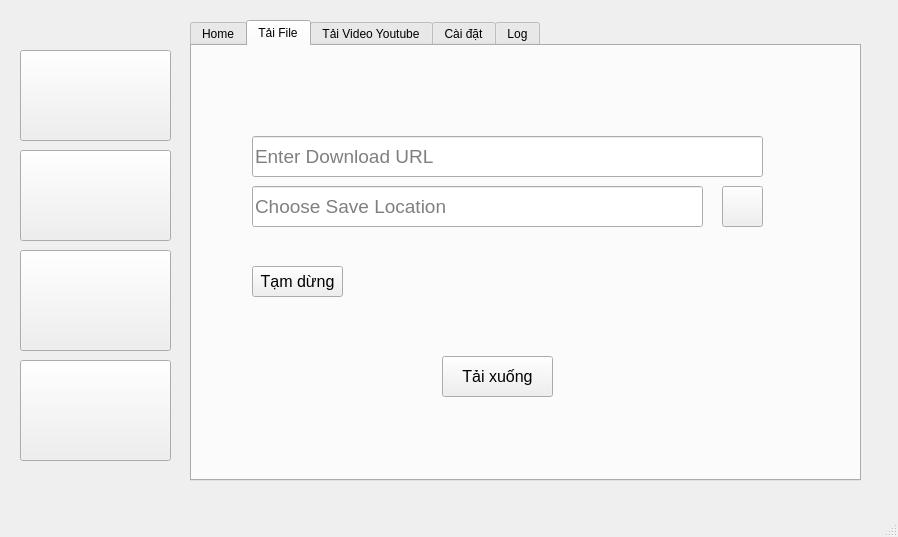
<?xml version="1.0" encoding="UTF-8"?>
<ui version="4.0">
 <class>MainWindow</class>
 <widget class="QMainWindow" name="MainWindow">
  <property name="geometry">
   <rect>
    <x>0</x>
    <y>0</y>
    <width>898</width>
    <height>537</height>
   </rect>
  </property>
  <property name="windowTitle">
   <string>Download Manager</string>
  </property>
  <widget class="QWidget" name="centralwidget">
   <widget class="QTabWidget" name="tabWidget">
    <property name="geometry">
     <rect>
      <x>190</x>
      <y>20</y>
      <width>671</width>
      <height>461</height>
     </rect>
    </property>
    <property name="font">
     <font>
      <family>Segoe UI</family>
     </font>
    </property>
    <property name="currentIndex">
     <number>1</number>
    </property>
    <widget class="QWidget" name="tab_5">
     <attribute name="title">
      <string>Home</string>
     </attribute>
     <widget class="QGroupBox" name="groupBox">
      <property name="geometry">
       <rect>
        <x>60</x>
        <y>70</y>
        <width>231</width>
        <height>111</height>
       </rect>
      </property>
      <property name="title">
       <string/>
      </property>
      <widget class="QLabel" name="label_8">
       <property name="geometry">
        <rect>
         <x>20</x>
         <y>20</y>
         <width>61</width>
         <height>71</height>
        </rect>
       </property>
       <property name="text">
        <string/>
       </property>
       <property name="pixmap">
        <pixmap resource="../photo.qrc">:/icons/home_download.png</pixmap>
       </property>
       <property name="scaledContents">
        <bool>true</bool>
       </property>
      </widget>
      <widget class="QLabel" name="label_9">
       <property name="geometry">
        <rect>
         <x>100</x>
         <y>20</y>
         <width>121</width>
         <height>61</height>
        </rect>
       </property>
       <property name="font">
        <font>
         <pointsize>16</pointsize>
        </font>
       </property>
       <property name="text">
        <string>Tải xuống file bất kì</string>
       </property>
       <property name="wordWrap">
        <bool>true</bool>
       </property>
      </widget>
     </widget>
     <widget class="QGroupBox" name="groupBox_2">
      <property name="geometry">
       <rect>
        <x>360</x>
        <y>70</y>
        <width>231</width>
        <height>111</height>
       </rect>
      </property>
      <property name="title">
       <string/>
      </property>
      <widget class="QLabel" name="label_10">
       <property name="geometry">
        <rect>
         <x>20</x>
         <y>20</y>
         <width>61</width>
         <height>71</height>
        </rect>
       </property>
       <property name="text">
        <string/>
       </property>
       <property name="pixmap">
        <pixmap resource="../photo.qrc">:/icons/youtube.png</pixmap>
       </property>
       <property name="scaledContents">
        <bool>true</bool>
       </property>
      </widget>
      <widget class="QLabel" name="label_13">
       <property name="geometry">
        <rect>
         <x>100</x>
         <y>20</y>
         <width>121</width>
         <height>61</height>
        </rect>
       </property>
       <property name="font">
        <font>
         <pointsize>16</pointsize>
        </font>
       </property>
       <property name="text">
        <string>Tải Video Youtube</string>
       </property>
       <property name="wordWrap">
        <bool>true</bool>
       </property>
      </widget>
     </widget>
     <widget class="QGroupBox" name="groupBox_3">
      <property name="geometry">
       <rect>
        <x>60</x>
        <y>230</y>
        <width>231</width>
        <height>111</height>
       </rect>
      </property>
      <property name="title">
       <string/>
      </property>
      <widget class="QLabel" name="label_11">
       <property name="geometry">
        <rect>
         <x>20</x>
         <y>20</y>
         <width>61</width>
         <height>71</height>
        </rect>
       </property>
       <property name="text">
        <string/>
       </property>
       <property name="pixmap">
        <pixmap resource="../photo.qrc">:/icons/home_youtube.png</pixmap>
       </property>
       <property name="scaledContents">
        <bool>true</bool>
       </property>
      </widget>
      <widget class="QLabel" name="label_14">
       <property name="geometry">
        <rect>
         <x>100</x>
         <y>20</y>
         <width>121</width>
         <height>61</height>
        </rect>
       </property>
       <property name="font">
        <font>
         <pointsize>16</pointsize>
        </font>
       </property>
       <property name="text">
        <string>Tải Playlist Youtube</string>
       </property>
       <property name="wordWrap">
        <bool>true</bool>
       </property>
      </widget>
      <widget class="QLabel" name="label_15">
       <property name="geometry">
        <rect>
         <x>400</x>
         <y>20</y>
         <width>121</width>
         <height>61</height>
        </rect>
       </property>
       <property name="font">
        <font>
         <pointsize>10</pointsize>
        </font>
       </property>
       <property name="text">
        <string>Tải Video Youtube</string>
       </property>
      </widget>
     </widget>
     <widget class="QGroupBox" name="groupBox_4">
      <property name="geometry">
       <rect>
        <x>360</x>
        <y>230</y>
        <width>231</width>
        <height>111</height>
       </rect>
      </property>
      <property name="title">
       <string/>
      </property>
      <widget class="QLabel" name="label_12">
       <property name="geometry">
        <rect>
         <x>20</x>
         <y>20</y>
         <width>61</width>
         <height>71</height>
        </rect>
       </property>
       <property name="text">
        <string/>
       </property>
       <property name="pixmap">
        <pixmap resource="../photo.qrc">:/icons/home_settings.png</pixmap>
       </property>
       <property name="scaledContents">
        <bool>true</bool>
       </property>
      </widget>
      <widget class="QLabel" name="label_16">
       <property name="geometry">
        <rect>
         <x>100</x>
         <y>20</y>
         <width>121</width>
         <height>61</height>
        </rect>
       </property>
       <property name="font">
        <font>
         <pointsize>16</pointsize>
        </font>
       </property>
       <property name="text">
        <string>Cài đặt</string>
       </property>
       <property name="wordWrap">
        <bool>true</bool>
       </property>
      </widget>
     </widget>
    </widget>
    <widget class="QWidget" name="tab">
     <attribute name="title">
      <string>Tải File</string>
     </attribute>
     <widget class="QPushButton" name="pushButton">
      <property name="geometry">
       <rect>
        <x>250</x>
        <y>310</y>
        <width>111</width>
        <height>41</height>
       </rect>
      </property>
      <property name="font">
       <font>
        <pointsize>12</pointsize>
       </font>
      </property>
      <property name="text">
       <string>Tải xuống</string>
      </property>
     </widget>
     <widget class="QLineEdit" name="lineEdit">
      <property name="geometry">
       <rect>
        <x>60</x>
        <y>90</y>
        <width>511</width>
        <height>41</height>
       </rect>
      </property>
      <property name="font">
       <font>
        <pointsize>14</pointsize>
       </font>
      </property>
      <property name="text">
       <string/>
      </property>
      <property name="placeholderText">
       <string>Enter Download URL</string>
      </property>
     </widget>
     <widget class="QLineEdit" name="lineEdit_2">
      <property name="geometry">
       <rect>
        <x>60</x>
        <y>140</y>
        <width>451</width>
        <height>41</height>
       </rect>
      </property>
      <property name="font">
       <font>
        <pointsize>14</pointsize>
       </font>
      </property>
      <property name="text">
       <string/>
      </property>
      <property name="placeholderText">
       <string>Choose Save Location</string>
      </property>
     </widget>
     <widget class="QPushButton" name="pushButton_2">
      <property name="geometry">
       <rect>
        <x>530</x>
        <y>140</y>
        <width>41</width>
        <height>41</height>
       </rect>
      </property>
      <property name="text">
       <string/>
      </property>
      <property name="icon">
       <iconset resource="../photo.qrc">
        <normaloff>:/icons/browse.png</normaloff>:/icons/browse.png</iconset>
      </property>
      <property name="iconSize">
       <size>
        <width>46</width>
        <height>32</height>
       </size>
      </property>
     </widget>
     <widget class="QPushButton" name="pushButton_14">
      <property name="geometry">
       <rect>
        <x>60</x>
        <y>220</y>
        <width>91</width>
        <height>31</height>
       </rect>
      </property>
      <property name="font">
       <font>
        <pointsize>12</pointsize>
       </font>
      </property>
      <property name="text">
       <string>Tạm dừng</string>
      </property>
     </widget>
    </widget>
    <widget class="QWidget" name="tab_2">
     <attribute name="title">
      <string>Tải Video Youtube</string>
     </attribute>
     <widget class="QTabWidget" name="tabWidget_2">
      <property name="geometry">
       <rect>
        <x>10</x>
        <y>10</y>
        <width>641</width>
        <height>411</height>
       </rect>
      </property>
      <property name="font">
       <font>
        <family>Segoe UI</family>
       </font>
      </property>
      <property name="currentIndex">
       <number>1</number>
      </property>
      <widget class="QWidget" name="tab_3">
       <attribute name="title">
        <string>1 Video</string>
       </attribute>
       <widget class="QLineEdit" name="lineEdit_3">
        <property name="geometry">
         <rect>
          <x>50</x>
          <y>30</y>
          <width>471</width>
          <height>41</height>
         </rect>
        </property>
        <property name="font">
         <font>
          <pointsize>14</pointsize>
         </font>
        </property>
        <property name="text">
         <string/>
        </property>
        <property name="placeholderText">
         <string>Enter Video URL</string>
        </property>
       </widget>
       <widget class="QLineEdit" name="lineEdit_4">
        <property name="geometry">
         <rect>
          <x>50</x>
          <y>80</y>
          <width>471</width>
          <height>41</height>
         </rect>
        </property>
        <property name="font">
         <font>
          <pointsize>14</pointsize>
         </font>
        </property>
        <property name="text">
         <string/>
        </property>
        <property name="placeholderText">
         <string>Choose Save Location</string>
        </property>
       </widget>
       <widget class="QPushButton" name="pushButton_3">
        <property name="geometry">
         <rect>
          <x>530</x>
          <y>80</y>
          <width>41</width>
          <height>41</height>
         </rect>
        </property>
        <property name="font">
         <font>
          <pointsize>11</pointsize>
         </font>
        </property>
        <property name="text">
         <string/>
        </property>
        <property name="icon">
         <iconset resource="../photo.qrc">
          <normaloff>:/icons/browse.png</normaloff>:/icons/browse.png</iconset>
        </property>
        <property name="iconSize">
         <size>
          <width>46</width>
          <height>32</height>
         </size>
        </property>
       </widget>
       <widget class="QProgressBar" name="progressBar_2">
        <property name="geometry">
         <rect>
          <x>50</x>
          <y>190</y>
          <width>561</width>
          <height>23</height>
         </rect>
        </property>
        <property name="value">
         <number>0</number>
        </property>
       </widget>
       <widget class="QPushButton" name="pushButton_4">
        <property name="geometry">
         <rect>
          <x>220</x>
          <y>310</y>
          <width>131</width>
          <height>41</height>
         </rect>
        </property>
        <property name="font">
         <font>
          <pointsize>12</pointsize>
         </font>
        </property>
        <property name="text">
         <string>Tải xuống</string>
        </property>
       </widget>
       <widget class="QLabel" name="label">
        <property name="geometry">
         <rect>
          <x>50</x>
          <y>140</y>
          <width>181</width>
          <height>31</height>
         </rect>
        </property>
        <property name="font">
         <font>
          <pointsize>13</pointsize>
         </font>
        </property>
        <property name="text">
         <string>Chất lượng Video</string>
        </property>
       </widget>
       <widget class="QComboBox" name="comboBox">
        <property name="geometry">
         <rect>
          <x>220</x>
          <y>150</y>
          <width>301</width>
          <height>22</height>
         </rect>
        </property>
       </widget>
       <widget class="QPushButton" name="pushButton_5">
        <property name="geometry">
         <rect>
          <x>530</x>
          <y>30</y>
          <width>41</width>
          <height>41</height>
         </rect>
        </property>
        <property name="font">
         <font>
          <pointsize>11</pointsize>
         </font>
        </property>
        <property name="text">
         <string/>
        </property>
        <property name="icon">
         <iconset resource="../photo.qrc">
          <normaloff>:/icons/check.png</normaloff>:/icons/check.png</iconset>
        </property>
        <property name="iconSize">
         <size>
          <width>46</width>
          <height>32</height>
         </size>
        </property>
       </widget>
       <widget class="QLabel" name="label_5">
        <property name="geometry">
         <rect>
          <x>190</x>
          <y>230</y>
          <width>221</width>
          <height>31</height>
         </rect>
        </property>
        <property name="text">
         <string/>
        </property>
       </widget>
      </widget>
      <widget class="QWidget" name="tab_4">
       <attribute name="title">
        <string>Full Playlist</string>
       </attribute>
       <widget class="QLineEdit" name="lineEdit_5">
        <property name="geometry">
         <rect>
          <x>50</x>
          <y>30</y>
          <width>521</width>
          <height>41</height>
         </rect>
        </property>
        <property name="font">
         <font>
          <pointsize>14</pointsize>
         </font>
        </property>
        <property name="text">
         <string/>
        </property>
        <property name="placeholderText">
         <string>Enter Playlist URL</string>
        </property>
       </widget>
       <widget class="QLineEdit" name="lineEdit_6">
        <property name="geometry">
         <rect>
          <x>50</x>
          <y>80</y>
          <width>461</width>
          <height>41</height>
         </rect>
        </property>
        <property name="font">
         <font>
          <pointsize>14</pointsize>
         </font>
        </property>
        <property name="text">
         <string/>
        </property>
        <property name="placeholderText">
         <string>Choose Save Location</string>
        </property>
       </widget>
       <widget class="QPushButton" name="pushButton_6">
        <property name="geometry">
         <rect>
          <x>520</x>
          <y>80</y>
          <width>41</width>
          <height>41</height>
         </rect>
        </property>
        <property name="font">
         <font>
          <pointsize>11</pointsize>
         </font>
        </property>
        <property name="text">
         <string/>
        </property>
        <property name="icon">
         <iconset resource="../photo.qrc">
          <normaloff>:/icons/browse.png</normaloff>:/icons/browse.png</iconset>
        </property>
        <property name="iconSize">
         <size>
          <width>46</width>
          <height>32</height>
         </size>
        </property>
       </widget>
       <widget class="QProgressBar" name="progressBar_3">
        <property name="geometry">
         <rect>
          <x>40</x>
          <y>250</y>
          <width>551</width>
          <height>23</height>
         </rect>
        </property>
        <property name="value">
         <number>0</number>
        </property>
       </widget>
       <widget class="QLabel" name="label_2">
        <property name="geometry">
         <rect>
          <x>50</x>
          <y>140</y>
          <width>151</width>
          <height>21</height>
         </rect>
        </property>
        <property name="font">
         <font>
          <pointsize>13</pointsize>
         </font>
        </property>
        <property name="text">
         <string>Chất lượng video</string>
        </property>
       </widget>
       <widget class="QComboBox" name="comboBox_2">
        <property name="geometry">
         <rect>
          <x>230</x>
          <y>140</y>
          <width>331</width>
          <height>22</height>
         </rect>
        </property>
        <item>
         <property name="text">
          <string>1080p</string>
         </property>
        </item>
        <item>
         <property name="text">
          <string>720p</string>
         </property>
        </item>
        <item>
         <property name="text">
          <string>480p</string>
         </property>
        </item>
        <item>
         <property name="text">
          <string>360p</string>
         </property>
        </item>
        <item>
         <property name="text">
          <string>240p</string>
         </property>
        </item>
       </widget>
       <widget class="QPushButton" name="pushButton_7">
        <property name="geometry">
         <rect>
          <x>230</x>
          <y>330</y>
          <width>131</width>
          <height>41</height>
         </rect>
        </property>
        <property name="font">
         <font>
          <pointsize>12</pointsize>
         </font>
        </property>
        <property name="text">
         <string>Tải xuống</string>
        </property>
       </widget>
       <widget class="QLabel" name="label_3">
        <property name="geometry">
         <rect>
          <x>50</x>
          <y>190</y>
          <width>121</width>
          <height>21</height>
         </rect>
        </property>
        <property name="font">
         <font>
          <pointsize>13</pointsize>
         </font>
        </property>
        <property name="text">
         <string>Video hiện tại</string>
        </property>
       </widget>
       <widget class="QLabel" name="label_4">
        <property name="geometry">
         <rect>
          <x>320</x>
          <y>180</y>
          <width>141</width>
          <height>31</height>
         </rect>
        </property>
        <property name="font">
         <font>
          <pointsize>13</pointsize>
         </font>
        </property>
        <property name="text">
         <string>Số Video trong list</string>
        </property>
       </widget>
       <widget class="QLCDNumber" name="lcdNumber">
        <property name="geometry">
         <rect>
          <x>190</x>
          <y>180</y>
          <width>81</width>
          <height>31</height>
         </rect>
        </property>
        <property name="font">
         <font>
          <pointsize>27</pointsize>
         </font>
        </property>
        <property name="styleSheet">
         <string notr="true">color: rgb(0, 0, 0);</string>
        </property>
       </widget>
       <widget class="QLCDNumber" name="lcdNumber_2">
        <property name="geometry">
         <rect>
          <x>480</x>
          <y>180</y>
          <width>81</width>
          <height>31</height>
         </rect>
        </property>
        <property name="font">
         <font>
          <pointsize>27</pointsize>
         </font>
        </property>
        <property name="styleSheet">
         <string notr="true">color: rgb(0, 0, 0);</string>
        </property>
       </widget>
       <widget class="QLabel" name="label_6">
        <property name="geometry">
         <rect>
          <x>190</x>
          <y>280</y>
          <width>241</width>
          <height>41</height>
         </rect>
        </property>
        <property name="text">
         <string/>
        </property>
       </widget>
      </widget>
     </widget>
    </widget>
    <widget class="QWidget" name="tab_6">
     <attribute name="title">
      <string>Cài đặt</string>
     </attribute>
     <widget class="QPushButton" name="pushButton_12">
      <property name="geometry">
       <rect>
        <x>120</x>
        <y>240</y>
        <width>131</width>
        <height>121</height>
       </rect>
      </property>
      <property name="styleSheet">
       <string notr="true">background-color: #323232;</string>
      </property>
      <property name="text">
       <string/>
      </property>
     </widget>
     <widget class="QLabel" name="label_7">
      <property name="geometry">
       <rect>
        <x>230</x>
        <y>100</y>
        <width>261</width>
        <height>71</height>
       </rect>
      </property>
      <property name="font">
       <font>
        <pointsize>16</pointsize>
       </font>
      </property>
      <property name="text">
       <string>Chọn phông hiển thị</string>
      </property>
     </widget>
     <widget class="QPushButton" name="pushButton_13">
      <property name="geometry">
       <rect>
        <x>270</x>
        <y>240</y>
        <width>131</width>
        <height>121</height>
       </rect>
      </property>
      <property name="styleSheet">
       <string notr="true">background-color: #19232D;</string>
      </property>
      <property name="text">
       <string/>
      </property>
     </widget>
     <widget class="QPushButton" name="pushButton_15">
      <property name="geometry">
       <rect>
        <x>420</x>
        <y>240</y>
        <width>131</width>
        <height>121</height>
       </rect>
      </property>
      <property name="styleSheet">
       <string notr="true">background-color: #302F2F;</string>
      </property>
      <property name="text">
       <string/>
      </property>
     </widget>
    </widget>
    <widget class="QWidget" name="tab_7">
     <attribute name="title">
      <string>Log</string>
     </attribute>
     <widget class="QTextEdit" name="textEdit">
      <property name="geometry">
       <rect>
        <x>40</x>
        <y>60</y>
        <width>601</width>
        <height>351</height>
       </rect>
      </property>
      <property name="sizePolicy">
       <sizepolicy hsizetype="Expanding" vsizetype="Expanding">
        <horstretch>0</horstretch>
        <verstretch>0</verstretch>
       </sizepolicy>
      </property>
      <property name="font">
       <font>
        <pointsize>13</pointsize>
       </font>
      </property>
      <property name="readOnly">
       <bool>true</bool>
      </property>
      <property name="html">
       <string>&lt;!DOCTYPE HTML PUBLIC &quot;-//W3C//DTD HTML 4.0//EN&quot; &quot;http://www.w3.org/TR/REC-html40/strict.dtd&quot;&gt;
&lt;html&gt;&lt;head&gt;&lt;meta name=&quot;qrichtext&quot; content=&quot;1&quot; /&gt;&lt;style type=&quot;text/css&quot;&gt;
p, li { white-space: pre-wrap; }
&lt;/style&gt;&lt;/head&gt;&lt;body style=&quot; font-family:'Segoe UI'; font-size:13pt; font-weight:400; font-style:normal;&quot;&gt;
&lt;p style=&quot;-qt-paragraph-type:empty; margin-top:0px; margin-bottom:0px; margin-left:0px; margin-right:0px; -qt-block-indent:0; text-indent:0px;&quot;&gt;&lt;br /&gt;&lt;/p&gt;&lt;/body&gt;&lt;/html&gt;</string>
      </property>
     </widget>
     <widget class="QLabel" name="label_17">
      <property name="geometry">
       <rect>
        <x>40</x>
        <y>15</y>
        <width>601</width>
        <height>31</height>
       </rect>
      </property>
      <property name="font">
       <font>
        <pointsize>14</pointsize>
        <weight>75</weight>
        <italic>true</italic>
        <bold>true</bold>
       </font>
      </property>
      <property name="text">
       <string>Log xử lý:</string>
      </property>
     </widget>
    </widget>
   </widget>
   <widget class="QPushButton" name="pushButton_8">
    <property name="geometry">
     <rect>
      <x>20</x>
      <y>50</y>
      <width>151</width>
      <height>91</height>
     </rect>
    </property>
    <property name="text">
     <string/>
    </property>
    <property name="icon">
     <iconset resource="../photo.qrc">
      <normaloff>:/icons/home.png</normaloff>:/icons/home.png</iconset>
    </property>
    <property name="iconSize">
     <size>
      <width>50</width>
      <height>50</height>
     </size>
    </property>
   </widget>
   <widget class="QPushButton" name="pushButton_9">
    <property name="geometry">
     <rect>
      <x>20</x>
      <y>150</y>
      <width>151</width>
      <height>91</height>
     </rect>
    </property>
    <property name="text">
     <string/>
    </property>
    <property name="icon">
     <iconset resource="../photo.qrc">
      <normaloff>:/icons/download.png</normaloff>:/icons/download.png</iconset>
    </property>
    <property name="iconSize">
     <size>
      <width>50</width>
      <height>50</height>
     </size>
    </property>
   </widget>
   <widget class="QPushButton" name="pushButton_10">
    <property name="geometry">
     <rect>
      <x>20</x>
      <y>250</y>
      <width>151</width>
      <height>101</height>
     </rect>
    </property>
    <property name="text">
     <string/>
    </property>
    <property name="icon">
     <iconset resource="../photo.qrc">
      <normaloff>:/icons/youtube.png</normaloff>:/icons/youtube.png</iconset>
    </property>
    <property name="iconSize">
     <size>
      <width>50</width>
      <height>50</height>
     </size>
    </property>
   </widget>
   <widget class="QPushButton" name="pushButton_11">
    <property name="geometry">
     <rect>
      <x>20</x>
      <y>360</y>
      <width>151</width>
      <height>101</height>
     </rect>
    </property>
    <property name="text">
     <string/>
    </property>
    <property name="icon">
     <iconset resource="../photo.qrc">
      <normaloff>:/icons/setting.png</normaloff>:/icons/setting.png</iconset>
    </property>
    <property name="iconSize">
     <size>
      <width>50</width>
      <height>50</height>
     </size>
    </property>
   </widget>
  </widget>
  <widget class="QMenuBar" name="menubar">
   <property name="geometry">
    <rect>
     <x>0</x>
     <y>0</y>
     <width>898</width>
     <height>21</height>
    </rect>
   </property>
  </widget>
  <widget class="QStatusBar" name="statusbar"/>
 </widget>
 <resources>
  <include location="../photo.qrc"/>
 </resources>
 <connections/>
</ui>
